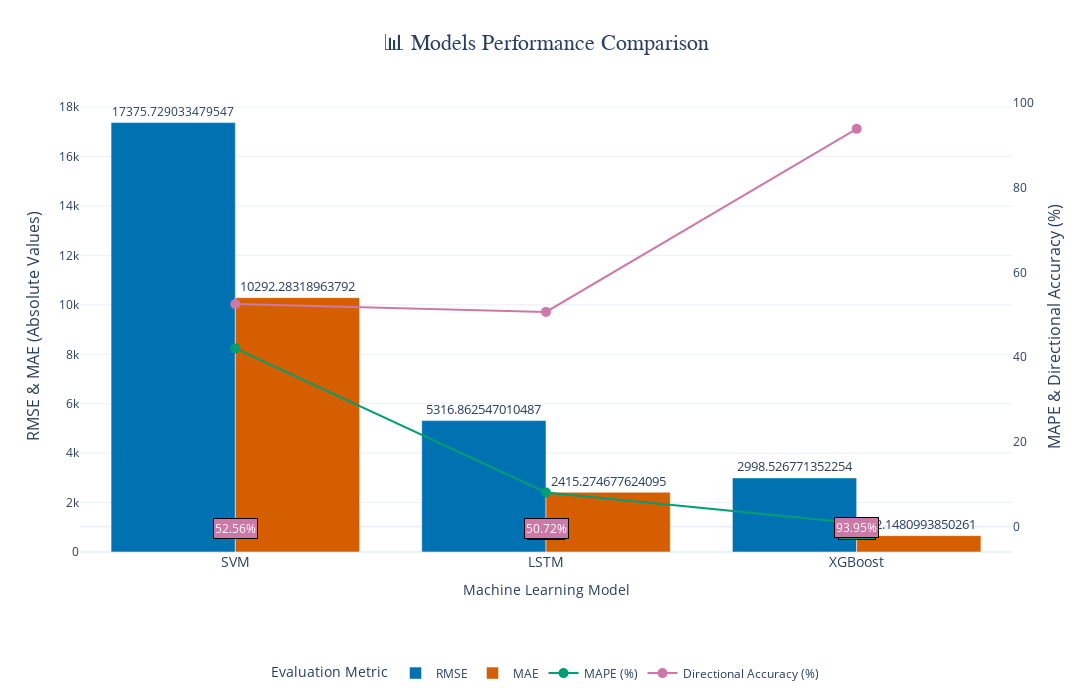

The notebook cell this image was saved under:
### Code cell
import pandas as pd
import plotly.graph_objects as go

model_performance = {
    "Model": ["SVM", "LSTM", "XGBoost"],
    "RMSE": [rmse_svm, rmse_lstm, rmse_xgb],
    "MAE": [mae_svm, mae_lstm, mae_xgb],
    "MAPE (%)": [mape_svm, mape_lstm, mape_xgb],
    "Directional Accuracy (%)": [directional_accuracy_svm, directional_accuracy_lstm, directional_accuracy_xgb]
}

performance_df = pd.DataFrame(model_performance)

# Color-blind-friendly palette
color_palette = {
    "RMSE": "#0072B2",   # Blue
    "MAE": "#D55E00",    # Orange
    "MAPE (%)": "#009E73",  # Green
    "Directional Accuracy (%)": "#CC79A7"  # Pink
}

# Initialize figure
fig = go.Figure()

# RMSE & MAE Bars
for metric in ["RMSE", "MAE"]:
    fig.add_trace(go.Bar(
        x=performance_df["Model"],
        y=performance_df[metric],
        name=metric,
        marker_color=color_palette[metric],
        text=performance_df[metric],
        textposition="outside",
        yaxis="y1",
        textfont=dict(size=14)
    ))

# Line plots for % metrics
for metric in ["MAPE (%)", "Directional Accuracy (%)"]:
    fig.add_trace(go.Scatter(
        x=performance_df["Model"],
        y=performance_df[metric],
        name=metric,
        mode="lines+markers",
        marker=dict(size=10, color=color_palette[metric]),
        line=dict(width=2, color=color_palette[metric]),
        yaxis="y2"
    ))

# Add annotations (colorful text boxes) for BOTH percentage metrics
annotations = []
for i, model in enumerate(performance_df["Model"]):
    for metric in ["MAPE (%)", "Directional Accuracy (%)"]:
        annotations.append(dict(
            x=model,
            y=performance_df[metric][i],
            text=f"{performance_df[metric][i]:.2f}%",
            showarrow=False,
            font=dict(size=12, color="white"),
            bgcolor=color_palette[metric],
            bordercolor="black",
            borderwidth=1,
            xanchor="center",
            yanchor="bottom",  # Position just above the line marker
            yshift=12          # Adjust vertical spacing above point
        ))

# Update layout
fig.update_layout(
    title=dict(
        text="📊 Models Performance Comparison",
        x=0.5,
        font=dict(size=22, family="Arial Bold")
    ),
    xaxis=dict(title="Machine Learning Model", tickfont=dict(size=14)),
    yaxis=dict(
        title="RMSE & MAE (Absolute Values)",
        titlefont=dict(size=16),
        showgrid=True,
        zeroline=True
    ),
    yaxis2=dict(
        title="MAPE & Directional Accuracy (%)",
        titlefont=dict(size=16),
        overlaying="y",
        side="right",
        showgrid=False,
        zeroline=True
    ),
    legend=dict(
        title="Evaluation Metric",
        orientation="h",
        yanchor="bottom",
        y=-0.3,
        xanchor="center",
        x=0.5
    ),
    template="plotly_white",
    height=700,
    width=1100,
    annotations=annotations
)

fig.show()

### Figure 1 — Plotly figure (JSON) as saved in the notebook; plotly's stock layout.template omitted (floating-point values rounded to 4 significant figures)
{"data": [{"marker": {"color": "#0072B2"}, "name": "RMSE", "text": [17380.0, 5317.0, 2999.0], "textfont": {"size": 14}, "textposition": "outside", "type": "bar", "x": ["SVM", "LSTM", "XGBoost"], "y": [17380.0, 5317.0, 2999.0], "yaxis": "y"}, {"marker": {"color": "#D55E00"}, "name": "MAE", "text": [10290.0, 2415.0, 662.1], "textfont": {"size": 14}, "textposition": "outside", "type": "bar", "x": ["SVM", "LSTM", "XGBoost"], "y": [10290.0, 2415.0, 662.1], "yaxis": "y"}, {"line": {"color": "#009E73", "width": 2}, "marker": {"color": "#009E73", "size": 10}, "mode": "lines+markers", "name": "MAPE (%)", "type": "scatter", "x": ["SVM", "LSTM", "XGBoost"], "y": [42.09, 8.063, 0.8183], "yaxis": "y2"}, {"line": {"color": "#CC79A7", "width": 2}, "marker": {"color": "#CC79A7", "size": 10}, "mode": "lines+markers", "name": "Directional Accuracy (%)", "type": "scatter", "x": ["SVM", "LSTM", "XGBoost"], "y": [52.56, 50.72, 93.95], "yaxis": "y2"}], "layout": {"annotations": [{"bgcolor": "#009E73", "bordercolor": "black", "borderwidth": 1, "font": {"color": "white", "size": 12}, "showarrow": false, "text": "42.09%", "x": "SVM", "xanchor": "center", "y": 42.09, "yanchor": "bottom", "yshift": 12}, {"bgcolor": "#CC79A7", "bordercolor": "black", "borderwidth": 1, "font": {"color": "white", "size": 12}, "showarrow": false, "text": "52.56%", "x": "SVM", "xanchor": "center", "y": 52.56, "yanchor": "bottom", "yshift": 12}, {"bgcolor": "#009E73", "bordercolor": "black", "borderwidth": 1, "font": {"color": "white", "size": 12}, "showarrow": false, "text": "8.06%", "x": "LSTM", "xanchor": "center", "y": 8.063, "yanchor": "bottom", "yshift": 12}, {"bgcolor": "#CC79A7", "bordercolor": "black", "borderwidth": 1, "font": {"color": "white", "size": 12}, "showarrow": false, "text": "50.72%", "x": "LSTM", "xanchor": "center", "y": 50.72, "yanchor": "bottom", "yshift": 12}, {"bgcolor": "#009E73", "bordercolor": "black", "borderwidth": 1, "font": {"color": "white", "size": 12}, "showarrow": false, "text": "0.82%", "x": "XGBoost", "xanchor": "center", "y": 0.8183, "yanchor": "bottom", "yshift": 12}, {"bgcolor": "#CC79A7", "bordercolor": "black", "borderwidth": 1, "font": {"color": "white", "size": 12}, "showarrow": false, "text": "93.95%", "x": "XGBoost", "xanchor": "center", "y": 93.95, "yanchor": "bottom", "yshift": 12}], "height": 700, "legend": {"orientation": "h", "title": {"text": "Evaluation Metric"}, "x": 0.5, "xanchor": "center", "y": -0.3, "yanchor": "bottom"}, "title": {"font": {"family": "Arial Bold", "size": 22}, "text": "📊 Models Performance Comparison", "x": 0.5}, "width": 1100, "xaxis": {"autorange": true, "range": [-0.5, 2.5], "tickfont": {"size": 14}, "title": {"text": "Machine Learning Model"}, "type": "category"}, "yaxis": {"autorange": true, "range": [0, 18290.0], "showgrid": true, "title": {"font": {"size": 16}, "text": "RMSE & MAE (Absolute Values)"}, "type": "linear", "zeroline": true}, "yaxis2": {"autorange": true, "overlaying": "y", "range": [-5.996, 100.8], "showgrid": false, "side": "right", "title": {"font": {"size": 16}, "text": "MAPE & Directional Accuracy (%)"}, "type": "linear", "zeroline": true}}}
